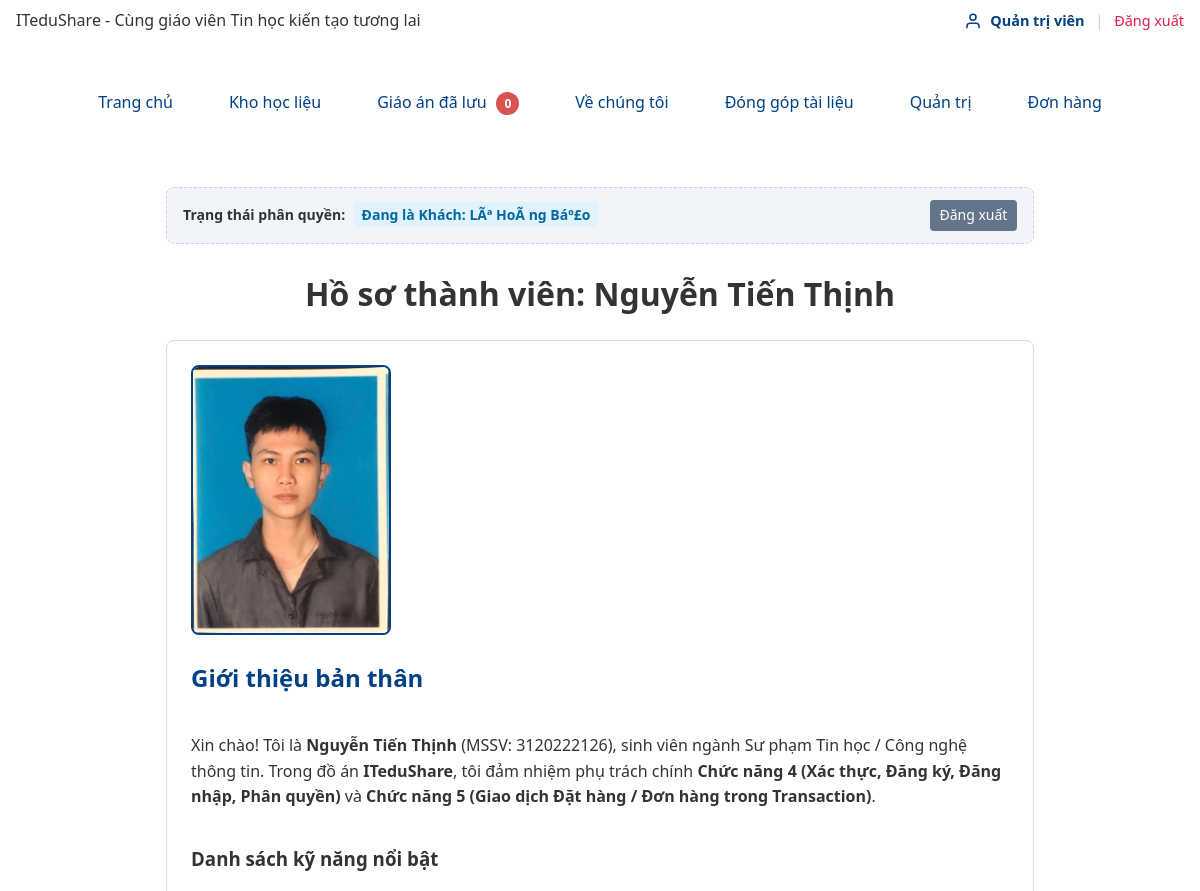
The app's page /thanhvien/3120222126_thinh/gioithieu.php (signed in, upper part), older data.
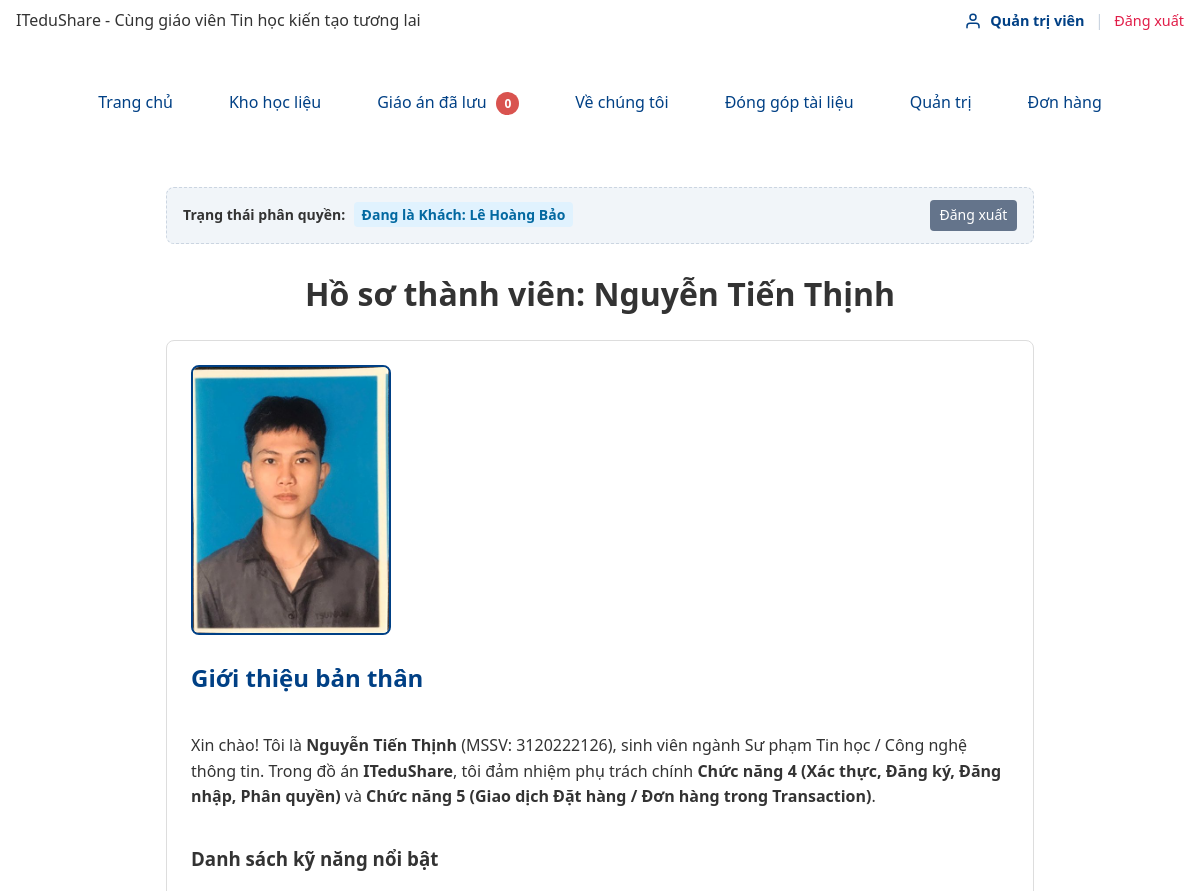
The same page, newer data.
### tables this page shows
CREATE TABLE nguoi_dung (
  id        INT UNSIGNED AUTO_INCREMENT PRIMARY KEY,
  email     VARCHAR(191) NOT NULL UNIQUE,
  ho_ten    VARCHAR(100) NOT NULL,
  mat_khau  VARCHAR(255) NOT NULL,
  vai_tro   ENUM('quan_tri', 'khach_hang') NOT NULL DEFAULT 'khach_hang',
  ngay_tao  DATETIME NOT NULL DEFAULT CURRENT_TIMESTAMP
);

### inc/xac-thuc.php (called while the page is built, shortened)
<?php
require_once __DIR__ . '/db.php';
function nguoiDung(): ?array {
    static $nguoiDung = null;
    if ($nguoiDung !== null) {
        return $nguoiDung;
    }
    $uid = $_SESSION['uid'] ?? null;
    try {
        $st = db()->prepare('SELECT id, email, ho_ten, vai_tro, ngay_tao FROM nguoi_dung WHERE id = ? LIMIT 1');
        $st->execute([(int)$uid]);
        $u = $st->fetch();
        $nguoiDung = $u ?: null;
        return $nguoiDung;
    } catch (Throwable $e) {
        error_log('Lỗi nguoiDung(): ' . $e->getMessage());
        return null;
    }
}

### inc/db.php (called while the page is built, shortened)
<?php
function db(): PDO {
    static $pdo = null;
    if ($pdo === null) {
        $host    = 'localhost';
        $port    = '3306';
        $dbname  = 'ltweb_nhom02';
        $charset = 'utf8mb4';
        $user    = 'root';
        $pass    = '';
        $dsn = "mysql:host={$host};port={$port};dbname={$dbname};charset={$charset}";
        $options = [
            PDO::ATTR_ERRMODE            => PDO::ERRMODE_EXCEPTION,
            PDO::ATTR_DEFAULT_FETCH_MODE => PDO::FETCH_ASSOC,
            PDO::ATTR_EMULATE_PREPARES   => false,
        ];
        $pdo = new PDO($dsn, $user, $pass, $options);
    }
    return $pdo;
}

### inc/ham.php (called while the page is built, shortened)
<?php
function e(mixed $str): string {
    return htmlspecialchars((string)$str, ENT_QUOTES | ENT_SUBSTITUTE, 'UTF-8');
}

### thanhvien/3120222126_thinh/gioithieu.php (the view, shortened to what this page needs)
<?php
$goc    = '../../';
$stTv = db()->prepare('SELECT ho_ten, nguoi_dung_id FROM thanh_vien WHERE mssv = ?');
$stTv->execute([MSSV]);
$tv = $stTv->fetch();
$ndHienTai  = nguoiDung();
$laChuTrang = ($ndHienTai !== null) && !empty($tv['nguoi_dung_id']) && ((int)($ndHienTai['id'] ?? 0) === (int)$tv['nguoi_dung_id']);
require_once __DIR__ . '/../../inc/header.php';
?>
    <link rel="stylesheet" href="css/canhan-thinh.css">
    <main class="trang__chinh" style="max-width: 900px; margin: 0 auto; padding: 1.5rem 1rem;">
        <div style="background: #f1f5f9; border: 1px dashed #cbd5e1; border-radius: 8px; padding: 0.75rem 1rem; margin-bottom: 1.5rem; display: flex; justify-content: space-between; align-items: center; flex-wrap: wrap; gap: 0.5rem; font-size: 0.875rem;">
            <div>
                <strong>Trạng thái phân quyền:</strong>
                <?php if ($laChuTrang): ?>
                    <span style="background: #dcfce7; color: #166534; font-weight: bold; padding: 0.2rem 0.5rem; border-radius: 4px; margin-left: 0.3rem;">Đang là Chủ trang (Thịnh)</span>
                <?php elseif ($ndHienTai): ?>
                    <span style="background: #e0f2fe; color: #0369a1; font-weight: bold; padding: 0.2rem 0.5rem; border-radius: 4px; margin-left: 0.3rem;">Đang là Khách: <?= e($ndHienTai['ho_ten']) ?></span>
                <?php else: ?>
                    <span style="background: #f3f4f6; color: #4b5563; padding: 0.2rem 0.5rem; border-radius: 4px; margin-left: 0.3rem;">Chưa đăng nhập (Khách vãng lai)</span>
                <?php endif; ?>
            </div>
            <div style="display: flex; gap: 0.5rem;">
                <?php if ($ndHienTai): ?>
                    <a href="<?= $goc ?>dang-xuat.php" style="padding: 0.25rem 0.6rem; background: #64748b; color: white; border-radius: 4px; text-decoration: none; font-weight: 500;">Đăng xuất</a>
                <?php else: ?>
                    <a href="<?= $goc ?>dang-nhap.php" style="padding: 0.25rem 0.6rem; background: #004d40; color: white; border-radius: 4px; text-decoration: none; font-weight: 500;">Đăng nhập</a>
                <?php endif; ?>
            </div>
        </div>
        <h1 class="can-giua-chu">Hồ sơ thành viên: Nguyễn Tiến Thịnh</h1>
        <section class="ho-so-ca-nhan" style="display: flex; gap: 1.5rem; flex-wrap: wrap; margin-bottom: 2rem; background: #fff; padding: 1.5rem; border-radius: 8px; border: 1px solid #ddd;">
            <div style="flex: 0 0 200px; text-align: center;">
                <img src="avatar.jpg" alt="Ảnh chân dung Nguyễn Tiến Thịnh" class="anh-chan-dung" width="200" height="200"
                     style="width: 100%; height: auto; border-radius: 8px; border: 2px solid var(--mau-chinh, #004d40); object-fit: cover;" loading="lazy">
            </div>
            <div class="thong-tin-ca-nhan" style="flex: 1; min-width: 280px;">
                <h2 style="margin-top: 0; color: var(--mau-chinh, #004d40);">Giới thiệu bản thân</h2>
                <p>Xin chào! Tôi là <strong>Nguyễn Tiến Thịnh</strong> (MSSV: 3120222126), sinh viên ngành Sư phạm Tin học / Công nghệ thông tin. Trong đồ án <strong>ITeduShare</strong>, tôi đảm nhiệm phụ trách chính <strong>Chức năng 4 (Xác thực, Đăng ký, Đăng nhập, Phân quyền)</strong> và <strong>Chức năng 5 (Giao dịch Đặt hàng / Đơn hàng trong Transaction)</strong>.</p>
                <h3>Danh sách kỹ năng nổi bật</h3>
            </div>
        </section>
    </main>

Row changes from the older to the newer data that the page shows:
changed nguoi_dung: ho_ten "LÃª HoÃ ng Báº£o" → "Lê Hoàng Bảo"
